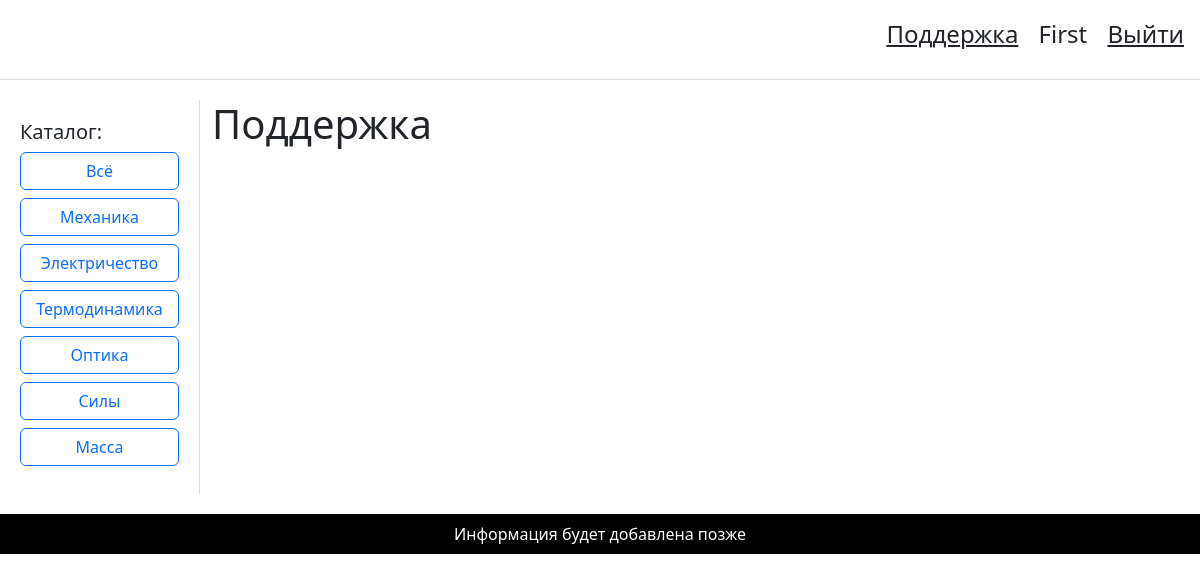
Before: /support (signed in) with the older database file.
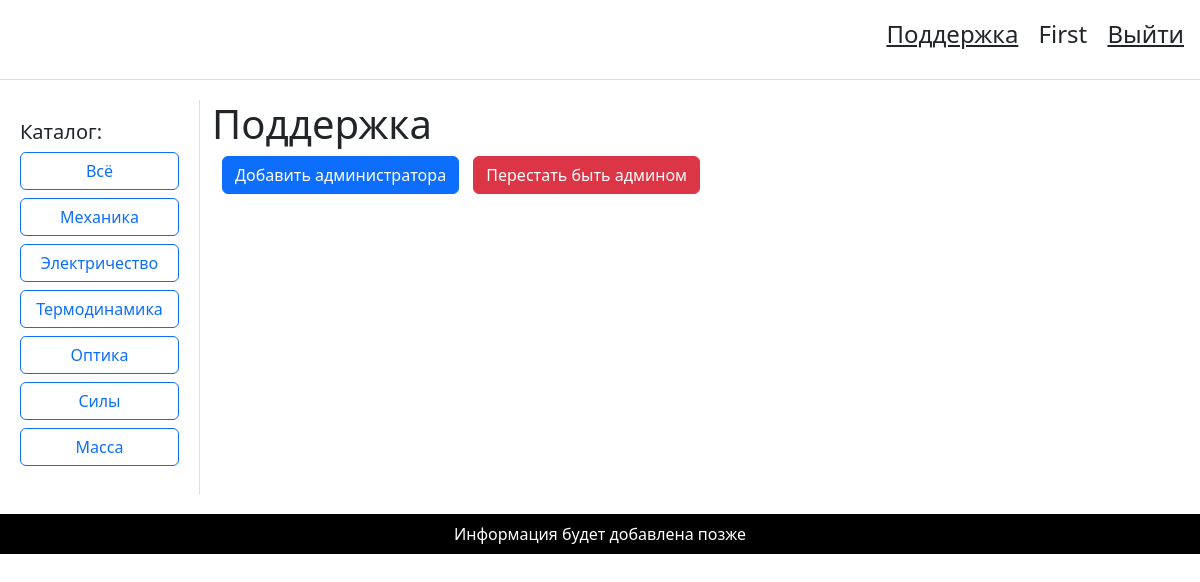
After: the same page with the newer database file.
### data/db.py (models this page shows, shortened)
class User(db.Model):
    __tablename__ = 'users'
    id = db.Column(db.Integer, primary_key=True)
    name = db.Column(db.String(100), nullable=False)
    email = db.Column(db.String(100), unique=True, nullable=False)
    password = db.Column(db.String(100), nullable=False)
    rating = db.Column(db.Integer, default=0)
    is_admin = db.Column(db.Integer, default=0)

### main.py (the view, shortened to what this page needs)
@app.route('/support', methods=['GET', 'POST'])
def support():
    user = get_current_user()
    show_admin_popup = flask_session.get('show_admin_popup', False)
    show_remove_admin_popup = flask_session.get('show_remove_admin_popup', False)
    error_message = None
    return render_template('support.html', user=user, directions=directions,
                           show_admin_popup=show_admin_popup,
                           show_remove_admin_popup=show_remove_admin_popup,
                           error_message=error_message)

### main.py (called while the page is built)
def get_current_user():
    if 'user_id' in flask_session:
        return db.session.query(User).get(flask_session['user_id'])
    return None

### templates/support.html (shortened to what this page needs)
{% extends "base.html" %}
{% block content %}
    <h1>Поддержка</h1>
    {% if user and user.is_admin == 1 %}
    <div class="admin-buttons text-end mb-3">
        <button class="btn btn-primary" onclick="toggleAdminPopup()">Добавить администратора</button>
        <button class="btn btn-danger" onclick="toggleRemoveAdminPopup()">Перестать быть админом</button>
    </div>
    {% endif %}
{% endblock %}

### templates/base.html (shortened to what this page needs)
<!DOCTYPE html>
<html lang="ru">
<head>
    <link href="https://cdn.jsdelivr.net/npm/bootstrap@5.3.3/dist/css/bootstrap.min.css" rel="stylesheet">
    <link rel="stylesheet" href="{{ url_for('static', filename='style.css') }}">
</head>
<body>
    <header class="top-bar">
        <div class="container-fluid">
            <div class="row align-items-center">
                <div class="col text-end p-3">
                    <a href="{{ url_for('support') }}" class="text-dark fs-4 me-3">Поддержка</a>
                    {% if session.user_id %}
                        <span class="text-dark fs-4 me-3 user-link" onclick="toggleUserPopup()">{{ user.name }}</span>
                        <a href="#" class="text-dark fs-4" onclick="toggleLogoutPopup()">Выйти</a>
                    {% else %}
                        <a href="{{ url_for('register') }}" class="text-dark fs-4">Регистрация</a>
                        <a href="{{ url_for('login') }}" class="text-dark fs-4 ms-3">Войти</a>
                    {% endif %}
                </div>
            </div>
        </div>
    </header>
    <div class="container-fluid main-content">
        <div class="row">
            <nav class="col-md-3 col-lg-2 sidebar">
                <h5>Каталог:</h5>
                <ul class="nav flex-column">
                    <li class="nav-item"><a href="/" class="btn btn-outline-primary w-100 mb-2">Всё</a></li>
                    {% for direction in directions %}
                        <li class="nav-item">
                            <a href="{{ url_for('direction', direction_id=direction.id) }}" class="btn btn-outline-primary w-100 mb-2">{{ direction.name }}</a>
                        </li>
                    {% endfor %}
                </ul>
            </nav>
            <main class="col-md-9 col-lg-10">
                {% block content %}{% endblock %}
            </main>
        </div>
    </div>
    <footer class="bottom-bar">
        <div class="container-fluid">
            <div class="row">
                <div class="col text-center p-2">
                    <p class="text-white mb-0">Информация будет добавлена позже</p>
                </div>
            </div>
        </div>
    </footer>
</body>
</html>

### static/style.css (style rules this page uses)
.top-bar { background-color: #fff; border-bottom: 1px solid #ddd; min-height: 80px; }
.bottom-bar { background-color: #000; width: 100%; }
.main-content { margin-top: 20px; margin-bottom: 20px; }
.sidebar { border-right: 1px solid #ddd; padding: 20px; }
.user-link { cursor: pointer; }
.admin-buttons { display: inline-block; }
.admin-buttons button { display: inline-block; margin-left: 10px; }

Changed rows visible on the page:
changed User "First": is_admin 0 → 1 (drawn)
Other visible differences:
text now shown: "Добавить администратора Перестать быть админом"
